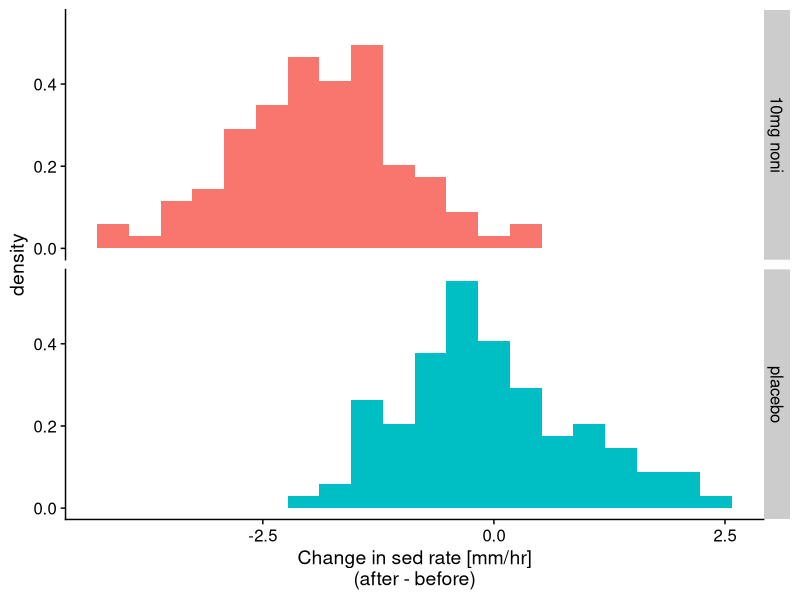
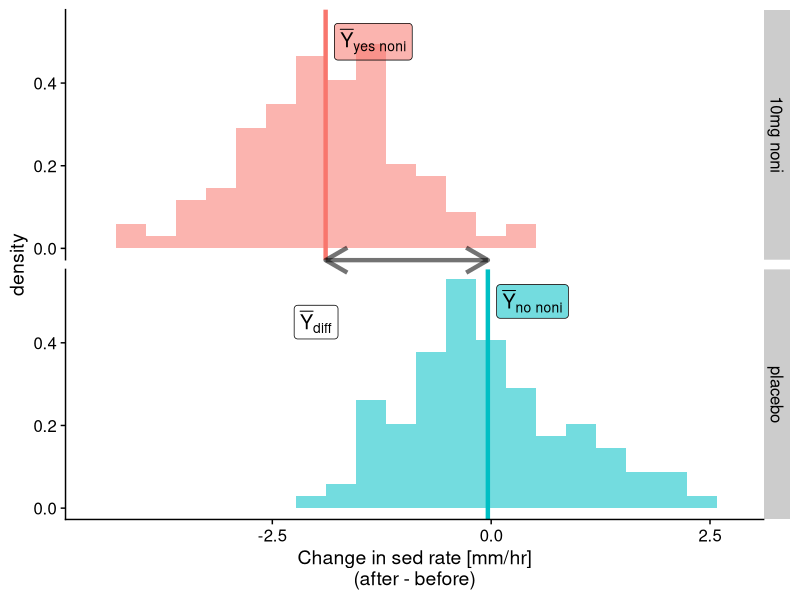
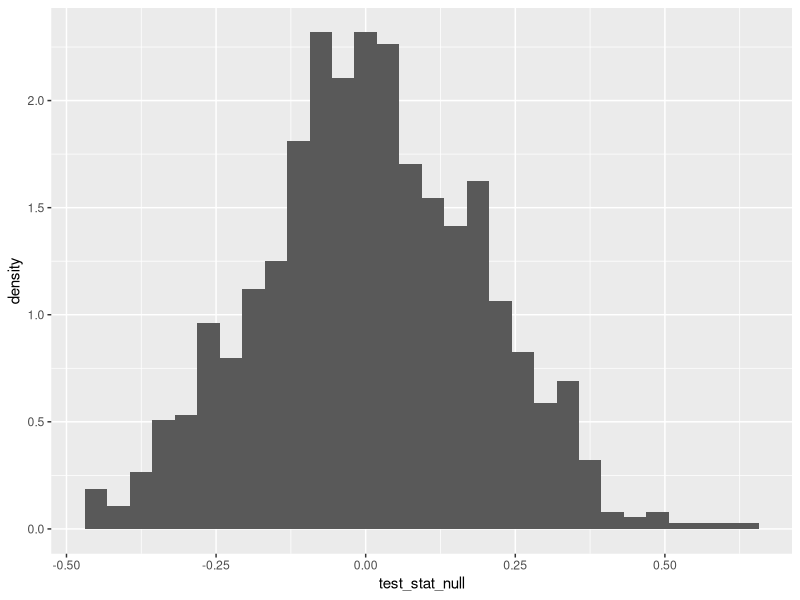
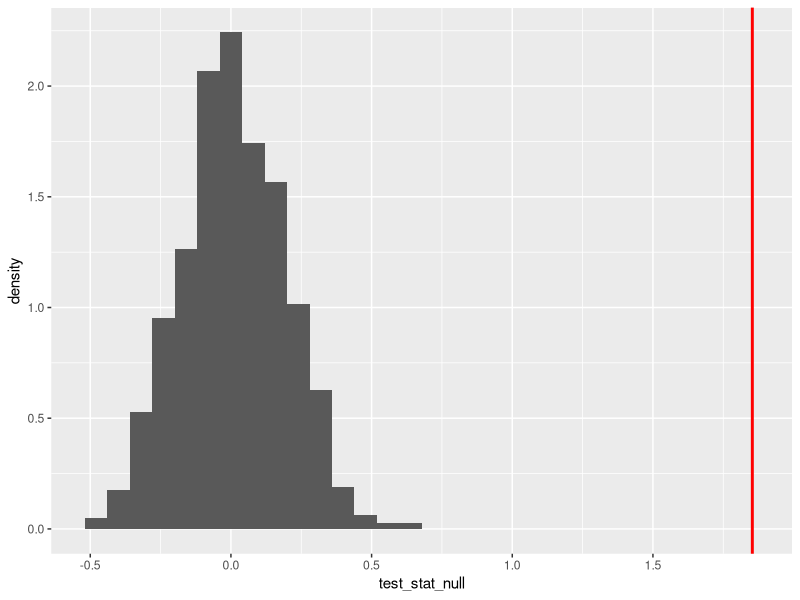
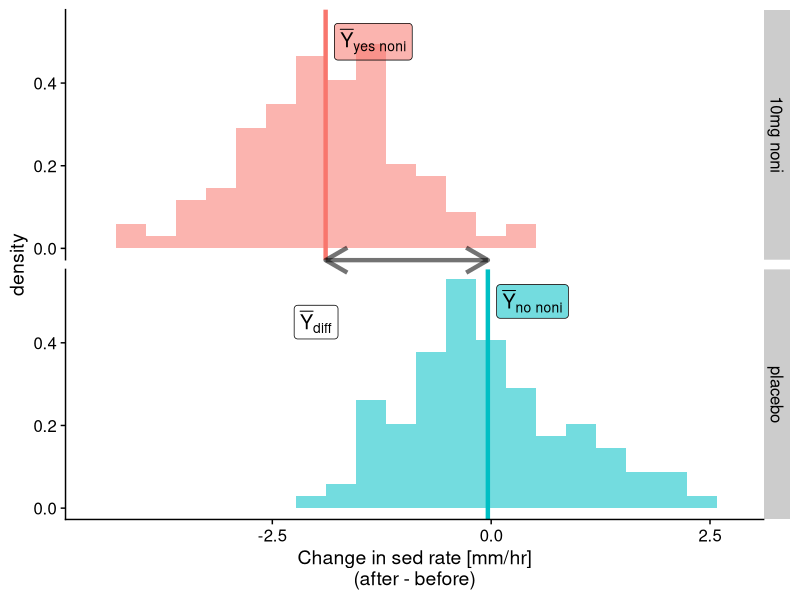
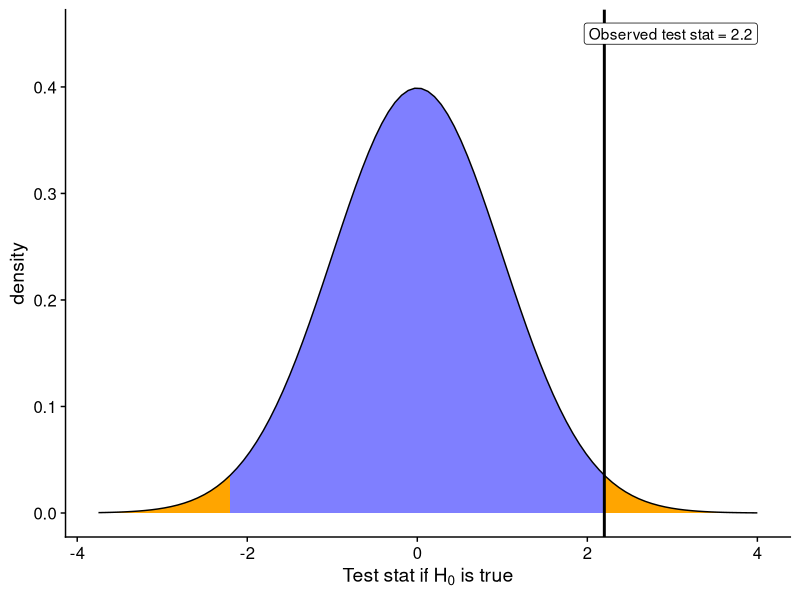
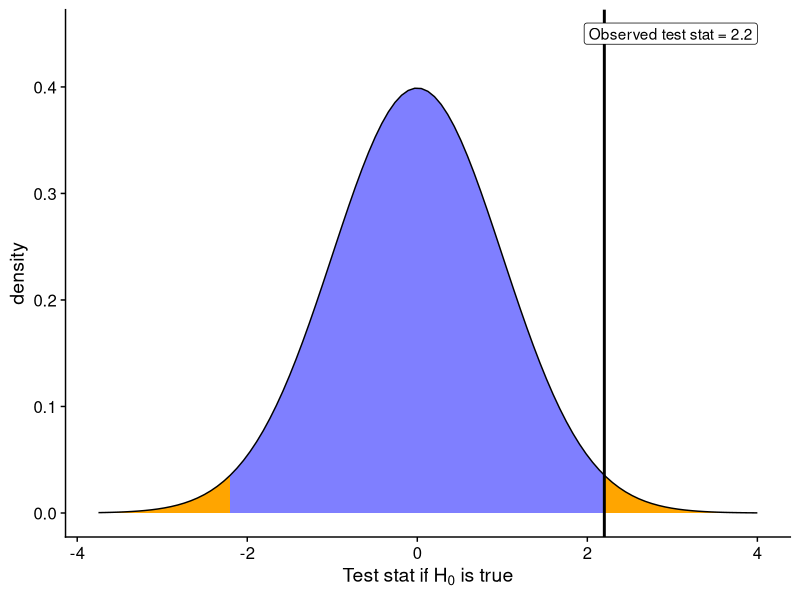
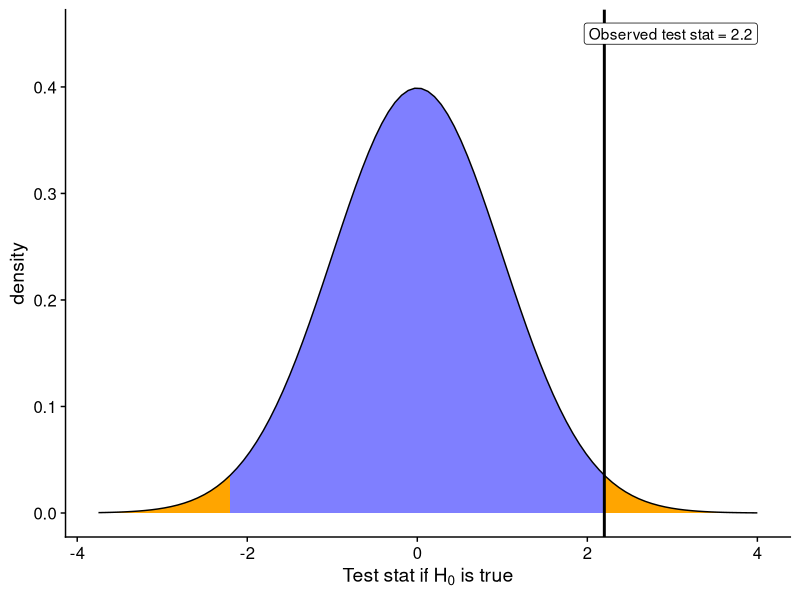

R code for these plots, in order:
## ---- chunk 1
knitr::opts_chunk$set(echo = FALSE, warning = FALSE, message = FALSE, 
                      eval = TRUE)
library(cowplot)
library(ggplot2)
library(dplyr)
library(viridis)
## ---- chunk 2
set.seed(1)
dat <- data.frame(sed = c(rnorm(100, -2), rnorm(100)), 
                  group = c(rep("10mg noni", 100), 
                            rep("placebo", 100)))
noni_dat <- dat

ggplot(dat, aes(x = sed, fill = group)) +
    geom_histogram(aes(y = after_stat(density)), bins = 20) +
    facet_grid(rows = vars(group)) +
    theme_cowplot() +
    theme(legend.position = "none") +
    xlab("Change in sed rate [mm/hr]\n(after - before)")

## ---- chunk 3
p <- ggplot(dat, aes(x = sed, fill = group, alpha = 0.5)) +
    geom_histogram(aes(y = after_stat(density)), bins = 20) +
    facet_grid(rows = vars(group)) +
    theme_cowplot() +
    theme(legend.position = "none") +
    xlab("Change in sed rate [mm/hr]\n(after - before)") 

est <- group_by(dat, group) |>
    summarize(ybar = mean(sed))
ann <- data.frame(x = est$ybar, y = 0.5, group = est$group,
                  lab = c("bar(Y)['yes noni']", 
                          "bar(Y)['no noni']"))

p + geom_vline(est, mapping = aes(xintercept = ybar, color = group), size = 1.5) +
    geom_label(data = ann, 
               mapping = aes(x = x, y = y, label = lab), 
               parse = TRUE, hjust = "left", nudge_x = 0.1, 
               size = 5) +
    geom_segment(data = data.frame(group = "placebo"), 
                 mapping = aes(x = ann$x[1], xend = ann$x[2], 
                               y = 0.6, yend = 0.6), 
                 arrow = arrow(length = unit(0.1, "npc"), ends = "both"), 
                 size = 1.5) +
    geom_label(data = data.frame(group = "placebo"), 
               x = -2, y = 0.45, label = expression(bar(Y)["diff"]), 
               fill = "white", size = 5) +
    coord_cartesian(xlim = c(-4.5, 2.75), ylim = c(0, 0.55), clip = "off")
## ---- chunk 4
# repeatedly shuffle the groups to make a null distribution
all_null <- replicate(1000, {
    noni_null <- noni_dat
    noni_null$group <- sample(noni_null$group)
    
    ybars_null <- group_by(noni_null, group)
    ybars_null <- summarize(ybars_null, ybar = mean(sed))
    test_stat_null <- diff(ybars_null$ybar)
    test_stat_null
})
## ---- chunk 5
null_dist <- data.frame(test_stat_null = all_null)

ggplot(null_dist, aes(x = test_stat_null)) + 
    geom_histogram(aes(y = after_stat(density)))
## ---- chunk 6
# add the observed test statistic
ybars <- group_by(noni_dat, group)
ybars <- summarize(ybars, ybar = mean(sed))
test_stat <- diff(ybars$ybar)
## ---- chunk 7
ggplot(null_dist, aes(x = test_stat_null)) + 
    geom_histogram(aes(y = after_stat(density))) +
    geom_vline(xintercept = test_stat, 
               color = "red", size = 1)
## ---- chunk 8
mean(null_dist$test_stat_null > test_stat | 
         null_dist$test_stat_null < -test_stat)
## ---- chunk 9
p <- ggplot(dat, aes(x = sed, fill = group, alpha = 0.5)) +
    geom_histogram(aes(y = after_stat(density)), bins = 20) +
    facet_grid(rows = vars(group)) +
    theme_cowplot() +
    theme(legend.position = "none") +
    xlab("Change in sed rate [mm/hr]\n(after - before)") 

est <- group_by(dat, group) |>
    summarize(ybar = mean(sed))
ann <- data.frame(x = est$ybar, y = 0.5, group = est$group,
                  lab = c("bar(Y)['yes noni']", 
                          "bar(Y)['no noni']"))

p + geom_vline(est, mapping = aes(xintercept = ybar, color = group), size = 1.5) +
    geom_label(data = ann, 
               mapping = aes(x = x, y = y, label = lab), 
               parse = TRUE, hjust = "left", nudge_x = 0.1, 
               size = 5) +
    geom_segment(data = data.frame(group = "placebo"), 
                 mapping = aes(x = ann$x[1], xend = ann$x[2], 
                               y = 0.6, yend = 0.6), 
                 arrow = arrow(length = unit(0.1, "npc"), ends = "both"), 
                 size = 1.5) +
    geom_label(data = data.frame(group = "placebo"), 
               x = -2, y = 0.45, label = expression(bar(Y)["diff"]), 
               fill = "white", size = 5) +
    coord_cartesian(xlim = c(-4.5, 2.75), ylim = c(0, 0.55), clip = "off")
## ---- chunk 10
ybar <- 0
se <- 1

p <- ggplot(data.frame(x = ybar + 3.75 * c(-se, se)), aes(x)) +
    theme_cowplot() +
    xlab(expression("Test stat if"~H[0]~"is true")) +
    ylab("density") + 
    # ylim(c(0, 0.45)) +
    stat_function(fun = dnorm, 
                  args = list(mean = ybar, sd = se),
                  xlim = ybar + 2.2 * c(-se, se),
                  geom = "area", fill = "blue", alpha = 0.5) +
    stat_function(fun = dnorm, 
                  args = list(mean = ybar, sd = se),
                  xlim = ybar + c(-3.75 * se, -2.2 *se),
                  geom = "area", fill = "orange") +
    stat_function(fun = dnorm, 
                  args = list(mean = ybar, sd = se),
                  xlim = ybar + c(2.2 * se, 3.75 *se),
                  geom = "area", fill = "orange") +
    stat_function(fun = dnorm, args = list(mean = ybar, sd = se)) +
    geom_vline(xintercept = ybar + 2.2 * se, size = 1) +
    annotate("label", 4, 0.45, label = "Observed test stat = 2.2", hjust = "right")

p
## ---- chunk 11
p
## ---- chunk 12
p
## ---- chunk 13
p
## ---- chunk 14
p
## ---- chunk 15
p
## ---- chunk 16
library(pwr)
power <- pwr.t.test(n = 2:512, d = 0.5, sig.level = 0.05, power = NULL, 
                    type = "two.sample", alternative = "two.sided")

df <- tibble(n = rep(2:512, 2), power = c(rep(0.05, 511), power$power),
             group = rep(c("H0 True", "H0 False"), each = 511)) |>
    mutate(group = factor(group, 
                          levels = c("H0 True", "H0 False"), 
                          labels = c(expression(H[0]~True), expression(H[0]~False)))
           )

ggplot(df, aes(n, power, color = group)) +
    facet_grid(. ~ group, labeller = label_parsed) + 
    geom_line(show.legend = FALSE, size = 4) +
    scale_x_log10(breaks = c(8, 64, 512)) +
    scale_y_continuous(limits = c(0, 1)) +
    # scale_color_viridis_d() +
    xlab("Sample size") +
    ylab(expression(
        paste("Probability of rejecting ", italic(H)[0], " (", alpha == 0.05, ")"))) +
    theme_cowplot() +
    theme(
        axis.text = element_text(size = 18),
        axis.title = element_text(size = 24),
        strip.text = element_text(size = 24)
    )
